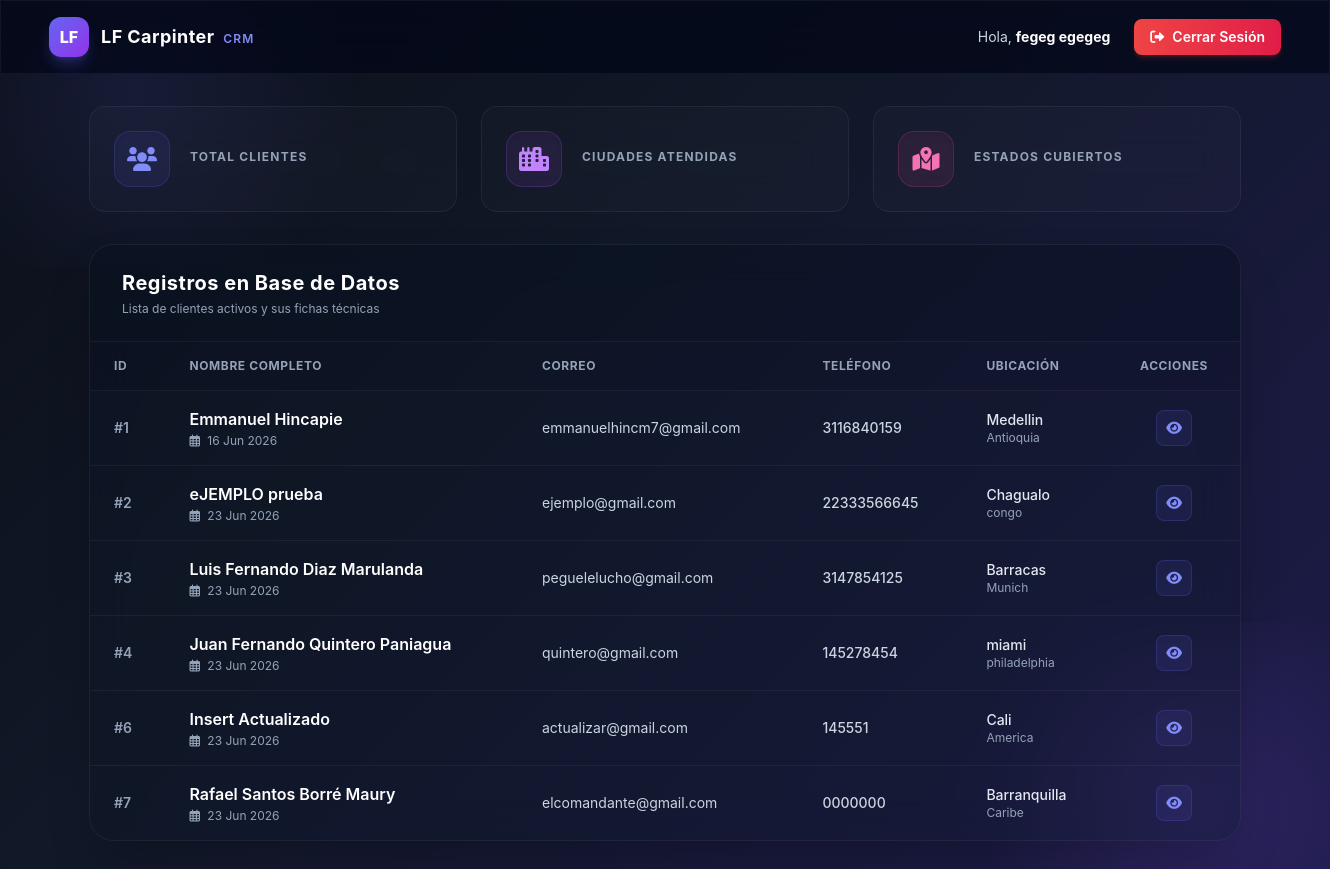
/dashboard/ (signed in), run on the app's committed database.
### dcrm/website/models.py (models this page shows, shortened)
class Cliente(models.Model):
    letras_regex = RegexValidator(r'^[a-zA-ZáéíóúÁÉÍÓÚñÑ\s]+$', 'Solo se permiten letras y espacios en este campo.')
    telefono_regex = RegexValidator(r'^\+?[\d\s\-\(\)]+$', 'El número de teléfono contiene caracteres no válidos.')
    alfa_num_regex = RegexValidator(r'^[a-zA-Z0-9áéíóúÁÉÍÓÚñÑ\s\.,#-]+$', 'Contiene caracteres especiales no permitidos.')
    fecha_registro = models.DateTimeField(auto_now_add=True)
    nombre = models.CharField(max_length=100, validators=[letras_regex])
    apellido = models.CharField(max_length=100, validators=[letras_regex])
    correo = models.EmailField()
    telefono = models.CharField(max_length=20, validators=[telefono_regex])
    direccion = models.CharField(max_length=255, validators=[alfa_num_regex])
    ciudad = models.CharField(max_length=100, validators=[letras_regex])
    estado = models.CharField(max_length=100, validators=[letras_regex])
    codigo_postal = models.CharField(max_length=20, validators=[RegexValidator(r'^[\d\-a-zA-Z]+$', 'Formato de código postal no válido')])

### dcrm/website/views.py (the view)
# urls.py: path('', views.dashboard, name='dashboard'),
@login_required(login_url='home')
@role_required('Usuario', 'admin')
def dashboard(request):
    user_roles = set(request.user.roles.values_list('name', flat=True))
    if 'admin' in user_roles or request.user.is_superuser:
        return redirect('customadmin:dashboard')
    is_admin = False
    clientes = Cliente.objects.all()
    context = {
        'clientes': clientes,
        'is_admin': is_admin,
    }
    return render(request, 'dashboard.html', context)

### dcrm/website/templates/dashboard.html (shortened to what this page needs)
{% load static %}
<!doctype html>
<html lang="es">
<head>
    <script src="{% static 'js/tailwindcss.js' %}"></script>
    <link href="{% static 'css/all.min.css' %}" rel="stylesheet">
</head>
<body class="pb-12">
    <nav class="glass-card sticky top-0 z-50 border-b border-white/5 bg-slate-950/70">
        <div class="container mx-auto px-6 py-4 flex items-center justify-between">
            <div class="flex items-center gap-3">
                <div class="h-10 w-10 rounded-xl bg-gradient-to-br from-indigo-500 to-purple-600 flex items-center justify-center font-extrabold text-white text-base shadow-lg shadow-indigo-500/30">LF</div>
                <span class="text-white font-bold text-lg tracking-wide">LF Carpinter <span class="text-xs uppercase tracking-widest text-indigo-400 font-semibold ml-1">CRM</span></span>
            </div>
            <div class="flex items-center gap-6">
                <span class="text-slate-300 text-sm hidden sm:inline">Hola, <strong class="text-white">{{ user.get_full_name|default:user.username }}</strong></span>
                <a href="{% url 'logout' %}" class="bg-gradient-to-r from-red-500 to-rose-600 text-white px-4 py-2 rounded-lg font-semibold hover:opacity-90 transition text-sm flex items-center gap-2 shadow-md shadow-red-500/20">
                    <i class="fas fa-sign-out-alt"></i> Cerrar Sesión
                </a>
            </div>
        </div>
    </nav>
    <div class="container mx-auto px-6 mt-8 relative z-10" id="spa-container">
        <div class="grid grid-cols-1 md:grid-cols-3 gap-6 mb-8 max-w-6xl mx-auto">
            <div class="glass-card rounded-2xl p-6 flex items-center gap-5">
                <div class="h-14 w-14 rounded-2xl bg-indigo-500/10 text-indigo-400 flex items-center justify-center text-2xl shadow-inner border border-indigo-500/20">
                    <i class="fas fa-users"></i>
                </div>
                <div>
                    <h3 class="text-slate-400 text-xs uppercase font-bold tracking-widest">Total Clientes</h3>
                </div>
            </div>
            <div class="glass-card rounded-2xl p-6 flex items-center gap-5">
                <div class="h-14 w-14 rounded-2xl bg-purple-500/10 text-purple-400 flex items-center justify-center text-2xl shadow-inner border border-purple-500/20">
                    <i class="fas fa-city"></i>
                </div>
                <div>
                    <h3 class="text-slate-400 text-xs uppercase font-bold tracking-widest">Ciudades Atendidas</h3>
                </div>
            </div>
            <div class="glass-card rounded-2xl p-6 flex items-center gap-5">
                <div class="h-14 w-14 rounded-2xl bg-pink-500/10 text-pink-400 flex items-center justify-center text-2xl shadow-inner border border-pink-500/20">
                    <i class="fas fa-map-marked-alt"></i>
                </div>
                <div>
                    <h3 class="text-slate-400 text-xs uppercase font-bold tracking-widest">Estados Cubiertos</h3>
                </div>
            </div>
        </div>
        <div class="glass-card rounded-3xl shadow-2xl max-w-6xl mx-auto overflow-hidden border border-white/5 bg-slate-900/30">
            <div class="px-8 py-6 border-b border-white/5 flex flex-col sm:flex-row items-center justify-between gap-4 bg-slate-950/20">
                <div>
                    <h2 class="text-xl font-bold text-white tracking-wide">Registros en Base de Datos</h2>
                    <p class="text-slate-400 text-xs mt-1">Lista de clientes activos y sus fichas técnicas</p>
                </div>
            </div>
            <div class="overflow-x-auto">
                <table class="w-full text-left border-collapse">
                    <thead>
                        <tr class="border-b border-white/5 text-slate-400 text-xs uppercase font-bold tracking-wider bg-slate-950/10">
                            <th class="px-6 py-4">ID</th>
                            <th class="px-6 py-4">Nombre Completo</th>
                            <th class="px-6 py-4">Correo</th>
                            <th class="px-6 py-4">Teléfono</th>
                            <th class="px-6 py-4">Ubicación</th>
                            <th class="px-6 py-4 text-center">Acciones</th>
                        </tr>
                    </thead>
                    <tbody class="divide-y divide-white/5">
                        {% for cliente in clientes %}
                            <tr class="hover:bg-white/[0.02] transition">
                                <td class="px-6 py-4 text-slate-400 text-sm font-semibold">#{{ cliente.id }}</td>
                                <td class="px-6 py-4">
                                    <div class="font-semibold text-white">{{ cliente.nombre }} {{ cliente.apellido }}</div>
                                    <div class="text-xs text-slate-400 mt-0.5"><i class="far fa-calendar-alt mr-1"></i> {{ cliente.fecha_registro|date:"d M Y" }}</div>
                                </td>
                                <td class="px-6 py-4 text-slate-300 text-sm">{{ cliente.correo }}</td>
                                <td class="px-6 py-4 text-slate-300 text-sm font-medium">{{ cliente.telefono }}</td>
                                <td class="px-6 py-4">
                                    <div class="text-slate-200 text-sm font-medium">{{ cliente.ciudad }}</div>
                                    <div class="text-xs text-slate-400">{{ cliente.estado }}</div>
                                </td>
                                <td class="px-6 py-4">
                                    <div class="flex items-center justify-center gap-2">
                                        <a hx-get="{% url 'view_record' cliente.id %}" hx-target="#spa-container" hx-push-url="true" class="h-9 w-9 rounded-lg bg-indigo-500/10 border border-indigo-500/20 text-indigo-400 hover:bg-indigo-500 hover:text-white transition flex items-center justify-center cursor-pointer" title="Ver Ficha Completamente">
                                            <i class="fas fa-eye text-sm"></i>
                                        </a>
                                    </div>
                                </td>
                            </tr>
                        {% endfor %}
                    </tbody>
                </table>
            </div>
        </div>
    </div>
</body>
</html>

### dcrm/website/templates/dashboard.html (style rules this page uses)
body { background: linear-gradient(135deg, #0b0f19 0%, #111827 40%, #1e1b4b 100%); font-family: 'Inter', sans-serif; min-height: 100vh; color: #f3f4f6; position: relative; overflow-x: hidden; }
body::before { content: ''; position: absolute; top: -10%; left: -10%; width: 40%; height: 40%; background: radial-gradient(circle, rgba(99, 102, 241, 0.12) 0%, transparent 70%); pointer-events: none; }
body::after { content: ''; position: absolute; bottom: -10%; right: -10%; width: 40%; height: 40%; background: radial-gradient(circle, rgba(139, 92, 246, 0.15) 0%, transparent 70%); pointer-events: none; }
.glass-card { background: rgba(255, 255, 255, 0.02); border: 1px solid rgba(255, 255, 255, 0.06); backdrop-filter: blur(20px); -webkit-backdrop-filter: blur(20px); }

### data on the page
Cliente: id "1", nombre "Emmanuel", apellido "Hincapie", fecha_registro "16 Jun 2026", correo "emmanuelhincm7@gmail.com", telefono "3116840159", ciudad "Medellin", estado "Antioquia"
Cliente: id "2", nombre "eJEMPLO", apellido "prueba", fecha_registro "23 Jun 2026", correo "ejemplo@gmail.com", telefono "22333566645", ciudad "Chagualo", estado "congo"
Cliente: id "3", nombre "Luis Fernando", apellido "Diaz Marulanda", fecha_registro "23 Jun 2026", correo "peguelelucho@gmail.com", telefono "3147854125", ciudad "Barracas", estado "Munich"
Cliente: id "4", nombre "Juan Fernando", apellido "Quintero Paniagua", fecha_registro "23 Jun 2026", correo "quintero@gmail.com", telefono "145278454", ciudad "miami", estado "philadelphia"
Cliente: id "6", nombre "Insert", apellido "Actualizado", fecha_registro "23 Jun 2026", correo "actualizar@gmail.com", telefono "145551", ciudad "Cali", estado "America"
Cliente: id "7", nombre "Rafael Santos", apellido "Borré Maury", fecha_registro "23 Jun 2026", correo "elcomandante@gmail.com", telefono "0000000", ciudad "Barranquilla", estado "Caribe"

### other printed values
{{ user.get_full_name|default:user.username }} "fegeg egegeg"
